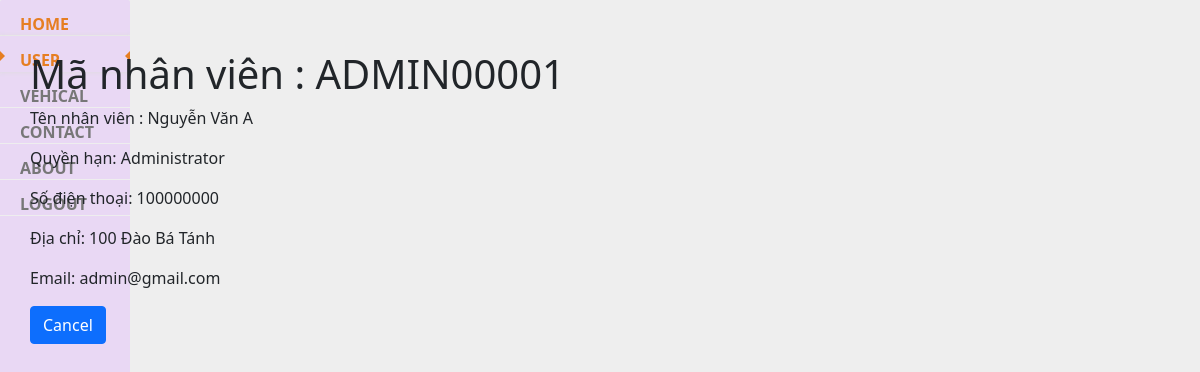
Screenshot of /parkingmanage/manager/1 (signed in) with the database file from the repository.
### parkingmanage/models.py (models this page shows, shortened)
class Manager(models.Model):
    code = models.TextField(max_length=10)
    username = models.TextField(max_length=255)
    password = models.TextField(max_length=255)
    role = models.TextField(max_length=255) #Administrator - Staff
    name = models.TextField(max_length=255, null=True)
    phone = models.CharField(max_length=10, validators=[RegexValidator(r'^\d{1,10}$')])
    address = models.TextField(blank=True, null=True)
    email = models.EmailField()

### parkingmanage/views.py (the view)
# urls.py: path('manager/<int:id>', detail_view_manager, name='detail_manager'),
def detail_view_manager(request, id):
    mode = 'none'
    if request.session['username'] is None:
        return render(request, 'login.html', { 'display': 'none' })
    elif request.session['usertype'] == 'Staff':
        return redirect('/parkingmanage/')
    usertype = request.session['usertype']
    if usertype == 'Administrator' or usertype == 'Manager':
        mode = 'block'
    manager = get_object_or_404(Manager, id=id)
    context = {
        'mode': mode,
        'manager': manager,
    }
    return render(request, 'managedetail.html', context)

### parkingmanage/templates/managedetail.html
{% extends 'base.html' %}
{% block content %}
    <h1> Mã nhân viên : {{ manager.code | default:'NA'}}</h1>
    <p> Tên nhân viên : {{ manager.name | default:'NA' }}
    <p> Quyền hạn: {{ manager.role | default:'NA'}}
    <p> Số điện thoại: {{ manager.phone | default:'NA'}}
    <p> Địa chỉ: {{ manager.address | default:'NA'}}
    <p> Email: {{ manager.email | default:'NA'}}
    <p><a href="{{ request.META.HTTP_REFERER }}" class="btn btn-primary"> Cancel </a></ p>
{% endblock %}

### rows the page displays
Manager: code "ADMIN00001", name "Nguyễn Văn A", role "Administrator", phone "100000000", address "100 Đào Bá Tánh", email "admin@gmail.com"
